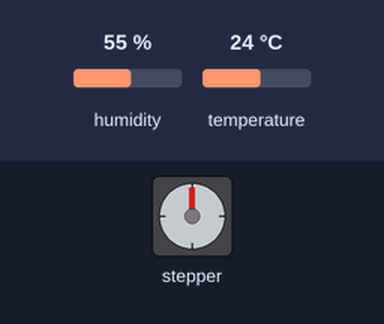
This sketch was run on a simulated Arduino Uno, built with avr-gcc and run on an emulated ATmega328P. Parts: stepper motor. The inputs (shaded band) are chosen by the test bench; at power-on: humidity 55 %, temperature 24 °C. Stepper angles assume 2048 steps per turn.

Above: at 0.17 s.
At 10.1 s:
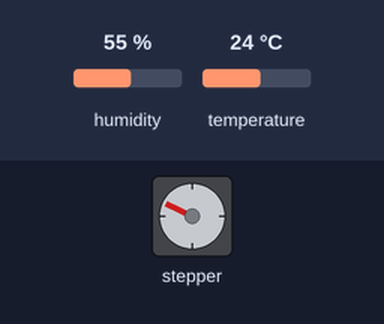
At 19.81 s:
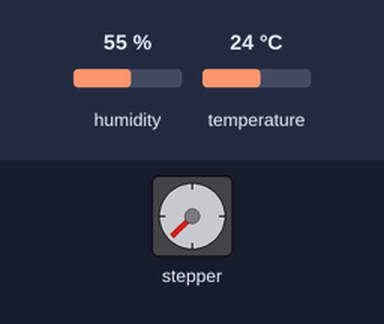
At 39.82 s:
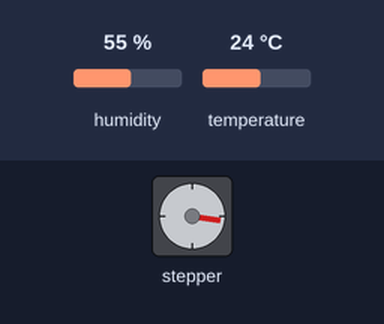
Timing chart, 0 to 40.0 s (numbered marks = the images above):
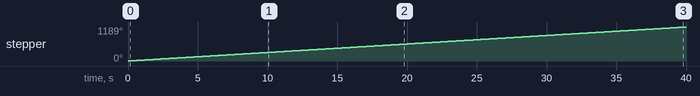

Measured:
- by itself, stepper: keeps turning clockwise at about 30°/s

The sketch:

CPEFINALCODE.ino
```cpp
//Authors: Ankush Joshi and Alex Medal
//CPE301 Final Lab Code

#include <LiquidCrystal.h>
#include <DHT.h>
#include <Stepper.h>

#define RDA 0x80
#define TBE 0x20
#define Type DHT11

int dhtPin = 2, stepsPerRevolution = 2048;
float humidity, temperature;

DHT HT(dhtPin, Type);
Stepper myStepper = Stepper(stepsPerRevolution, 2, 3, 4, 5);

LiquidCrystal lcd(6,7,8,9,10,11);

//ADC Register Initialization
volatile unsigned char* MY_ADMUX = (unsigned char*) 0x7C;
volatile unsigned char* MY_ADCSRB = (unsigned char*) 0x7B;
volatile unsigned char* MY_ADCSRA = (unsigned char*) 0x7A;
volatile unsigned int* MY_ADC_DATA = (unsigned int*) 0x78;

//Ports and Pin Initialization
volatile unsigned char* portPinA = (unsigned char*) 0x20;
volatile unsigned char* portA = (unsigned char*) 0x22;
volatile unsigned char* portC = (unsigned char*) 0x28;
volatile unsigned char* ddrC = (unsigned char*) 0x27;

//UART Register Initialization
volatile unsigned char* MY_UCSR0A = (unsigned char*)0x00C0;
volatile unsigned char* MY_UCSR0B = (unsigned char*)0x00C1;
volatile unsigned char* MY_UCSR0C = (unsigned char*)0x00C2;
volatile unsigned int* MY_UBRR0 = (unsigned int*)0x00C4;
volatile unsigned char* MY_UDR0 = (unsigned char*)0x00C6;

//Timer Register Initialization
volatile unsigned char* MY_TCCR1B = (unsigned char*) 0x81;
volatile unsigned int* MY_TCNT1 = (unsigned int*) 0x84;
volatile unsigned char* MY_TIFR1 = (unsigned char*) 0x36;

void setup(){
  U0init(9600);
  adcInit();
  *ddrC &= 0b10101000;
  *portA |= 0b00010101;
}

void loop(){
  humidity = HT.readHumidity();
  temperature = HT.readTemperature();

  int level = adcRead(0);
  if(level >= 300){
    *portC |= 0b01000000;
  }else{
    *portC &= ~0b01000000;
  }

  bool left = (*portC & 0b00010000), right = !(*portC & 0b00010000);


  if(*portC & 0b00000100){
    *portPinA |= 0b00010000;
  }else{
    *portPinA &= ~0b00010000;
  }

  if(*portC & 0b00000001) {
    *portPinA |= 0b00010000;
  } else {
    *portPinA &= ~0b00010000;
  }

  if (*portC & 0b00000101) {
    *portPinA |= 0b10000000;
  } else {
    *portPinA &= ~0b10000000;
  }

  if(left || right){
    stepps(left,right);
  }

  LCD();
}

void stepps(bool left, bool right){
  myStepper.setSpeed(5);
  if(left){
    myStepper.step(-stepsPerRevolution);
  }

  if(right){
    myStepper.step(stepsPerRevolution);
  }
}

void LCD(){
  lcd.clear();
  lcd.setCursor(0,0);
  lcd.print("Temp: ");
  lcd.print(temperature);
  lcd.print("C");
  lcd.print(0,1);
  lcd.print("Humidity: ");
  lcd.print(humidity);
  lcd.print("%");
}


void adcInit(){
  //setting up A register
  *MY_ADCSRA |= 0b10000000;
  *MY_ADCSRA &= 0b10111111;
  *MY_ADCSRA &= 0b11011111;
  *MY_ADCSRA &= 0b11011111;

  //setting up B register
  *MY_ADCSRB &= 0b11110111;
  *MY_ADCSRB &= 0b11111000;

  //setting up mux register
  *MY_ADMUX  &= 0b01111111;
  *MY_ADMUX  |= 0b01000000;
  *MY_ADMUX  &= 0b11011111;
  *MY_ADMUX  &= 0b11011111;
  *MY_ADMUX  &= 0b11100000;
}

unsigned int adcRead(unsigned char adcChannelNum){
  *MY_ADMUX = (0x40 | adcChannelNum);
  *MY_ADCSRA = 0x87;
  while ((*MY_ADCSRA) & (1 << ADSC)) {}
  int adcValue = *MY_ADC_DATA;
  *MY_ADCSRA = 0x00;
  return adcValue;
}

void myDelay(unsigned int freq) {
  double period = 1.0/double(freq); //calculation period
  double half_period = period/ 2.0f; //half duty cycle
  double clk_period = 0.0000000625; // clock period definition
  unsigned int ticks = half_period / clk_period;
  *MY_TCCR1B &= 0xF8; //stopping timer
  *MY_TCNT1 = (unsigned int) (65536 - ticks); //set counts
  *MY_TCCR1B |= 0b00000001; //start timer
  while((*MY_TIFR1 & 0x01)==0);  //wait for overflow
  *MY_TCCR1B &= 0xF8;
  *MY_TIFR1 |= 0x01;
}

//UART functions
void U0init(unsigned long U0baud){
  unsigned long FCPU = 16000000;
  unsigned int tbaud = (FCPU / (16 * U0baud)) - 1;
  *MY_UCSR0A = 0x20;
  *MY_UCSR0B = 0x18;
  *MY_UCSR0C = 0x06;
  *MY_UBRR0  = tbaud;
}

unsigned char U0kbhit(){
  return(*MY_UCSR0A & RDA);
}

unsigned char U0getChar(){
  return *MY_UDR0;
}

void U0putChar(unsigned char U0pData){
  while((*MY_UCSR0A &= TBE) == 0){};
  *MY_UDR0 = U0pData;
}
```
